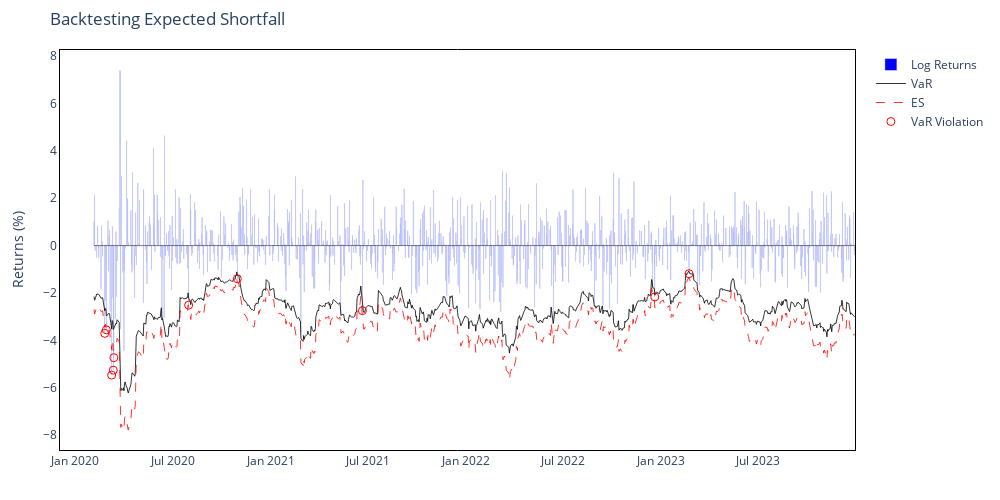
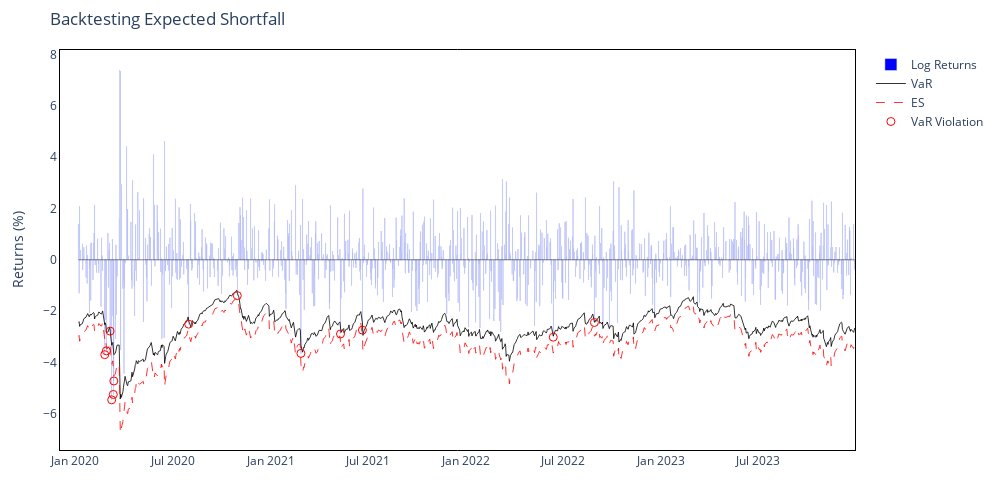

Notebook code for these charts, in order:
### Code cell
# Plot MA model results
fig_ma_es = IP.interactive_plot_es(result_ma)
fig_ma_es.show()

# Plot RiskMetrics model results
fig_rm_es = IP.interactive_plot_es(result_rm)
fig_rm_es.show()

### Figure 1 — Plotly figure (JSON) as saved in the notebook; plotly's stock layout.template omitted (floating-point values rounded to 4 significant figures; data arrays with more than 128 entries replaced by an {"elided": "..."} marker saying what was removed)
{"data": [{"hovertemplate": "Date: %{x}<br>Return: %{y:.2f}%", "marker": {"color": "blue"}, "name": "Log Returns", "type": "bar", "x": {"elided": "907 str values"}, "y": {"elided": "907 float values"}}, {"customdata": {"elided": "907 float values"}, "hovertemplate": "Date: %{x}<br>VaR: %{customdata:.2f}%", "line": {"color": "black", "width": 0.8}, "mode": "lines", "name": "VaR", "type": "scatter", "x": {"elided": "907 str values"}, "y": {"elided": "907 float values"}}, {"customdata": {"elided": "907 float values"}, "hovertemplate": "Date: %{x}<br>ES: %{customdata:.2f}%", "line": {"color": "red", "dash": "dash", "width": 0.8}, "mode": "lines", "name": "ES", "type": "scatter", "x": {"elided": "907 str values"}, "y": {"elided": "907 float values"}}, {"hovertemplate": "Date: %{x}<br>Return: %{y:.2f}%", "marker": {"color": "red", "size": 8, "symbol": "circle-open"}, "mode": "markers", "name": "VaR Violation", "type": "scatter", "x": ["2020-02-25T00:00:00", "2020-02-28T00:00:00", "2020-03-09T00:00:00", "2020-03-12T00:00:00", "2020-03-13T00:00:00", "2020-07-31T00:00:00", "2020-10-30T00:00:00", "2021-06-21T00:00:00", "2022-12-20T00:00:00", "2023-02-22T00:00:00"], "y": [-3.701, -3.553, -5.463, -5.254, -4.728, -2.51, -1.397, -2.744, -2.165, -1.186]}], "layout": {"barmode": "overlay", "height": 500, "hovermode": "x unified", "margin": {"b": 50, "l": 60, "r": 60, "t": 50}, "paper_bgcolor": "white", "plot_bgcolor": "white", "shapes": [{"line": {"color": "black", "width": 0.5}, "type": "line", "x0": "2020-02-05T00:00:00", "x1": "2023-12-29T00:00:00", "xref": "x", "y0": 0, "y1": 0, "yref": "y"}], "title": {"text": "Backtesting Expected Shortfall"}, "width": 1000, "xaxis": {"linecolor": "black", "linewidth": 1, "mirror": true, "showline": true}, "yaxis": {"linecolor": "black", "linewidth": 1, "mirror": true, "showline": true, "title": {"text": "Returns (%)"}}}}

### Figure 2 — Plotly figure (JSON) as saved in the notebook; plotly's stock layout.template omitted (floating-point values rounded to 4 significant figures; data arrays with more than 128 entries replaced by an {"elided": "..."} marker saying what was removed)
{"data": [{"hovertemplate": "Date: %{x}<br>Return: %{y:.2f}%", "marker": {"color": "blue"}, "name": "Log Returns", "type": "bar", "x": {"elided": "926 str values"}, "y": {"elided": "926 float values"}}, {"customdata": {"elided": "926 float values"}, "hovertemplate": "Date: %{x}<br>VaR: %{customdata:.2f}%", "line": {"color": "black", "width": 0.8}, "mode": "lines", "name": "VaR", "type": "scatter", "x": {"elided": "926 str values"}, "y": {"elided": "926 float values"}}, {"customdata": {"elided": "926 float values"}, "hovertemplate": "Date: %{x}<br>ES: %{customdata:.2f}%", "line": {"color": "red", "dash": "dash", "width": 0.8}, "mode": "lines", "name": "ES", "type": "scatter", "x": {"elided": "926 str values"}, "y": {"elided": "926 float values"}}, {"hovertemplate": "Date: %{x}<br>Return: %{y:.2f}%", "marker": {"color": "red", "size": 8, "symbol": "circle-open"}, "mode": "markers", "name": "VaR Violation", "type": "scatter", "x": ["2020-02-25T00:00:00", "2020-02-28T00:00:00", "2020-03-06T00:00:00", "2020-03-09T00:00:00", "2020-03-12T00:00:00", "2020-03-13T00:00:00", "2020-07-31T00:00:00", "2020-10-30T00:00:00", "2021-02-26T00:00:00", "2021-05-11T00:00:00", "2021-06-21T00:00:00", "2022-06-13T00:00:00", "2022-08-29T00:00:00"], "y": [-3.701, -3.553, -2.782, -5.463, -5.254, -4.728, -2.51, -1.397, -3.651, -2.894, -2.744, -3.019, -2.446]}], "layout": {"barmode": "overlay", "height": 500, "hovermode": "x unified", "margin": {"b": 50, "l": 60, "r": 60, "t": 50}, "paper_bgcolor": "white", "plot_bgcolor": "white", "shapes": [{"line": {"color": "black", "width": 0.5}, "type": "line", "x0": "2020-01-07T00:00:00", "x1": "2023-12-29T00:00:00", "xref": "x", "y0": 0, "y1": 0, "yref": "y"}], "title": {"text": "Backtesting Expected Shortfall"}, "width": 1000, "xaxis": {"linecolor": "black", "linewidth": 1, "mirror": true, "showline": true}, "yaxis": {"linecolor": "black", "linewidth": 1, "mirror": true, "showline": true, "title": {"text": "Returns (%)"}}}}
